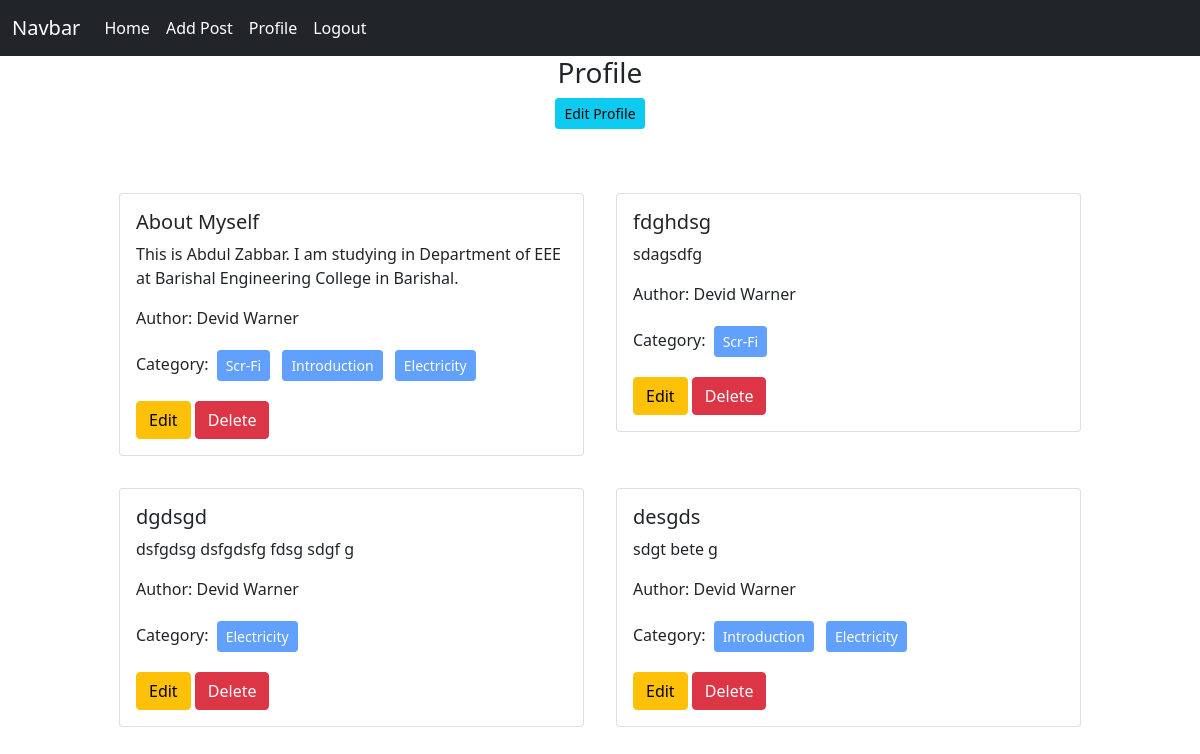
Screenshot of /author/profile/ (signed in) with the database file from the repository.
### posts/models.py (models this page shows, shortened)
class Post(models.Model):
    title= models.CharField(max_length=50)
    content= models.TextField()
    category= models.ManyToManyField(Category) # many to many relationship
    author= models.ForeignKey(User, on_delete=models.CASCADE)

### categories/models.py (models this page shows, shortened)
class Category(models.Model):
    name= models.CharField(max_length=100)
    slug= models.SlugField(max_length=100, null=True, blank=True, unique=True)

### author/views.py (the view)
# urls.py: path('profile/', views.profile, name='profile'),
@login_required
def profile(request):
    data= Post.objects.filter(author= request.user)
    return render(request, 'profile.html', {'data': data})

### author/templates/profile.html
{% extends "base.html" %}
{% load crispy_forms_tags %}
{% block content %}
<h3 class="text-center">Profile</h3>
<div class="text-center">
    <a href="{% url 'edit_profile' %}" class="btn btn-info btn-sm">Edit Profile</a>
</div>
<div class="d-flex flex-wrap justify-content-center container pt-5">
    {% for post in data  %}
    <div class="col-sm-5 m-3">
        <div class="card">
          <div class="card-body">
            <h5 class="card-title">{{post.title}}</h5>
            <p class="card-text">{{post.content}}</p>
            <p>Author: {{post.author.first_name}} {{post.author.last_name}}</p>
            <p>Category:
                {% for cat in post.category.all %}
                    <button class="btn btn-primary btn-sm m-1" disabled>{{cat.name}}</button>
                {% endfor %}
            </p>
            <a href="{% url 'edit_post' post.id %}" class="btn btn-warning">Edit</a>
            <a href="{% url 'delete_post' post.id %}" class="btn btn-danger">Delete</a>
          </div>
        </div>
      </div>
    {% endfor %}
  </div>
{% endblock content %}

### rows the page displays
Post: title "About Myself", content "This is Abdul Zabbar. I am studying in Department of EEE at Barishal Engineering College in Barishal.", author.first_name "Devid", author.last_name "Warner"
Category: name "Scr-Fi"
Category: name "Introduction"
Category: name "Electricity"
Post: title "fdghdsg", content "sdagsdfg", author.first_name "Devid", author.last_name "Warner"
Post: title "dgdsgd", content "dsfgdsg dsfgdsfg fdsg sdgf g", author.first_name "Devid", author.last_name "Warner"
Post: title "desgds", content "sdgt bete g", author.first_name "Devid", author.last_name "Warner"
